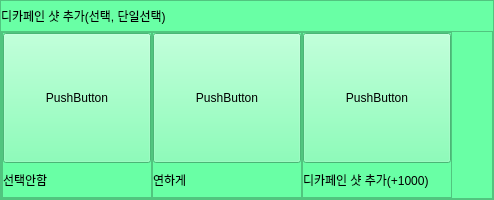
                 <widget class="QFrame" name="option_frame_11">
                  <property name="minimumSize">
                   <size>
                    <width>0</width>
                    <height>200</height>
                   </size>
                  </property>
                  <property name="maximumSize">
                   <size>
                    <width>16777215</width>
                    <height>200</height>
                   </size>
                  </property>
                  <property name="styleSheet">
                   <string notr="true">background-color: rgb(105, 255, 165);</string>
                  </property>
                  <property name="frameShape">
                   <enum>QFrame::StyledPanel</enum>
                  </property>
                  <property name="frameShadow">
                   <enum>QFrame::Raised</enum>
                  </property>
                  <layout class="QVBoxLayout" name="verticalLayout_16">
                   <property name="spacing">
                    <number>0</number>
                   </property>
                   <property name="leftMargin">
                    <number>0</number>
                   </property>
                   <property name="topMargin">
                    <number>0</number>
                   </property>
                   <property name="rightMargin">
                    <number>0</number>
                   </property>
                   <property name="bottomMargin">
                    <number>0</number>
                   </property>
                   <item>
                    <widget class="QLabel" name="option_11_title">
                     <property name="minimumSize">
                      <size>
                       <width>0</width>
                       <height>0</height>
                      </size>
                     </property>
                     <property name="maximumSize">
                      <size>
                       <width>16777215</width>
                       <height>30</height>
                      </size>
                     </property>
                     <property name="text">
                      <string>디카페인 샷 추가(선택, 단일선택)</string>
                     </property>
                    </widget>
                   </item>
                   <item>
                    <widget class="QFrame" name="frame_14">
                     <property name="frameShape">
                      <enum>QFrame::StyledPanel</enum>
                     </property>
                     <property name="frameShadow">
                      <enum>QFrame::Raised</enum>
                     </property>
                     <layout class="QHBoxLayout" name="horizontalLayout_7">
                      <property name="spacing">
                       <number>0</number>
                      </property>
                      <property name="leftMargin">
                       <number>0</number>
                      </property>
                      <property name="topMargin">
                       <number>0</number>
                      </property>
                      <property name="rightMargin">
                       <number>0</number>
                      </property>
                      <property name="bottomMargin">
                       <number>0</number>
                      </property>
                      <item>
                       <widget class="QFrame" name="frame_15">
                        <property name="minimumSize">
                         <size>
                          <width>150</width>
                          <height>0</height>
                         </size>
                        </property>
                        <property name="frameShape">
                         <enum>QFrame::StyledPanel</enum>
                        </property>
                        <property name="frameShadow">
                         <enum>QFrame::Raised</enum>
                        </property>
                        <layout class="QVBoxLayout" name="verticalLayout_17">
                         <property name="spacing">
                          <number>0</number>
                         </property>
                         <property name="leftMargin">
                          <number>0</number>
                         </property>
                         <property name="topMargin">
                          <number>0</number>
                         </property>
                         <property name="rightMargin">
                          <number>0</number>
                         </property>
                         <property name="bottomMargin">
                          <number>0</number>
                         </property>
                         <item>
                          <widget class="QPushButton" name="option_11_btn_1">
                           <property name="minimumSize">
                            <size>
                             <width>0</width>
                             <height>130</height>
                            </size>
                           </property>
                           <property name="cursor">
                            <cursorShape>OpenHandCursor</cursorShape>
                           </property>
                           <property name="text">
                            <string>PushButton</string>
                           </property>
                           <property name="checkable">
                            <bool>true</bool>
                           </property>
                          </widget>
                         </item>
                         <item>
                          <widget class="QLabel" name="option_11_label_1">
                           <property name="text">
                            <string>선택안함</string>
                           </property>
                          </widget>
                         </item>
                        </layout>
                       </widget>
                      </item>
                      <item>
                       <widget class="QFrame" name="frame_16">
                        <property name="minimumSize">
                         <size>
                          <width>150</width>
                          <height>0</height>
                         </size>
                        </property>
                        <property name="frameShape">
                         <enum>QFrame::StyledPanel</enum>
                        </property>
                        <property name="frameShadow">
                         <enum>QFrame::Raised</enum>
                        </property>
                        <layout class="QVBoxLayout" name="verticalLayout_18">
                         <property name="spacing">
                          <number>0</number>
                         </property>
                         <property name="leftMargin">
                          <number>0</number>
                         </property>
                         <property name="topMargin">
                          <number>0</number>
                         </property>
                         <property name="rightMargin">
                          <number>0</number>
                         </property>
                         <property name="bottomMargin">
                          <number>0</number>
                         </property>
                         <item>
                          <widget class="QPushButton" name="option_11_btn_2">
                           <property name="minimumSize">
                            <size>
                             <width>0</width>
                             <height>130</height>
                            </size>
                           </property>
                           <property name="cursor">
                            <cursorShape>OpenHandCursor</cursorShape>
                           </property>
                           <property name="text">
                            <string>PushButton</string>
                           </property>
                           <property name="checkable">
                            <bool>true</bool>
                           </property>
                          </widget>
                         </item>
                         <item>
                          <widget class="QLabel" name="option_11_label_2">
                           <property name="text">
                            <string>연하게</string>
                           </property>
                          </widget>
                         </item>
                        </layout>
                       </widget>
                      </item>
                      <item>
                       <widget class="QFrame" name="frame_45">
                        <property name="minimumSize">
                         <size>
                          <width>150</width>
                          <height>0</height>
                         </size>
                        </property>
                        <property name="frameShape">
                         <enum>QFrame::StyledPanel</enum>
                        </property>
                        <property name="frameShadow">
                         <enum>QFrame::Raised</enum>
                        </property>
                        <layout class="QVBoxLayout" name="verticalLayout_48">
                         <property name="spacing">
                          <number>0</number>
                         </property>
                         <property name="leftMargin">
                          <number>0</number>
                         </property>
                         <property name="topMargin">
                          <number>0</number>
                         </property>
                         <property name="rightMargin">
                          <number>0</number>
                         </property>
                         <property name="bottomMargin">
                          <number>0</number>
                         </property>
                         <item>
                          <widget class="QPushButton" name="option_11_btn_3">
                           <property name="minimumSize">
                            <size>
                             <width>0</width>
                             <height>130</height>
                            </size>
                           </property>
                           <property name="cursor">
                            <cursorShape>OpenHandCursor</cursorShape>
                           </property>
                           <property name="text">
                            <string>PushButton</string>
                           </property>
                           <property name="checkable">
                            <bool>true</bool>
                           </property>
                          </widget>
                         </item>
                         <item>
                          <widget class="QLabel" name="option_11_label_3">
                           <property name="text">
                            <string>디카페인 샷 추가(+1000)</string>
                           </property>
                          </widget>
                         </item>
                        </layout>
                       </widget>
                      </item>
                      <item>
                       <spacer name="horizontalSpacer_6">
                        <property name="orientation">
                         <enum>Qt::Horizontal</enum>
                        </property>
                        <property name="sizeHint" stdset="0">
                         <size>
                          <width>40</width>
                          <height>20</height>
                         </size>
                        </property>
                       </spacer>
                      </item>
                     </layout>
                    </widget>
                   </item>
                  </layout>
                 </widget>
